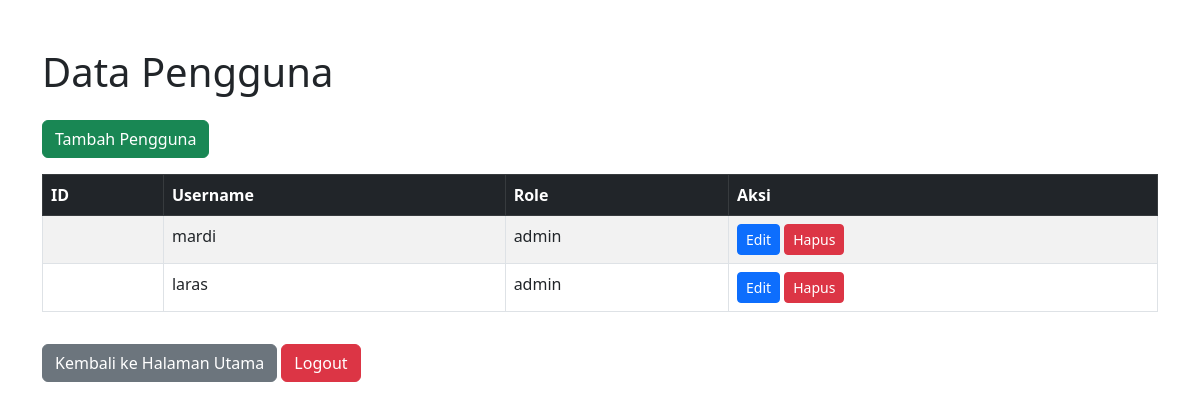
The app's page /datauser.php (signed in) with its own data.
### tables this page shows
CREATE TABLE `users` (
  `id_user` int(10) NOT NULL,
  `username` varchar(100) NOT NULL,
  `password` varchar(100) NOT NULL,
  `role` varchar(100) NOT NULL
);

### datauser.php (the view, shortened to what this page needs)
<?php
include 'koneksi.php';
$users_query = "SELECT * FROM users";
$users_result = mysqli_query($conn, $users_query);
?>
<!DOCTYPE html>
<html lang="id">
<head>
    <link href="https://cdn.jsdelivr.net/npm/bootstrap@5.3.0-alpha3/dist/css/bootstrap.min.css" rel="stylesheet">
</head>
<body>
    <div class="container mt-5">
        <h1 class="mb-4">Data Pengguna</h1>
        <button type="button" class="btn btn-success mb-3" data-bs-toggle="modal" data-bs-target="#addUserModal">
            Tambah Pengguna
        </button>
        <table class="table table-bordered table-striped">
            <thead class="table-dark">
                <tr>
                    <th>ID</th>
                    <th>Username</th>
                    <th>Role</th>
                    <th>Aksi</th>
                </tr>
            </thead>
            <tbody>
                <?php while ($user = mysqli_fetch_assoc($users_result)): ?>
                    <tr>
                        <td><?= htmlspecialchars($user['id']); ?></td>
                        <td><?= htmlspecialchars($user['username']); ?></td>
                        <td><?= htmlspecialchars($user['role']); ?></td>
                        <td>
                            <button type="button" class="btn btn-primary btn-sm" data-bs-toggle="modal" data-bs-target="#editUserModal<?= $user['id']; ?>">
                                Edit
                            </button>
                            <button type="button" class="btn btn-danger btn-sm" data-bs-toggle="modal" data-bs-target="#deleteUserModal<?= $user['id']; ?>">
                                Hapus
                            </button>
                        </td>
                    </tr>
                <?php endwhile; ?>
            </tbody>
        </table>
        <a href="data.php" class="btn btn-secondary mt-3">Kembali ke Halaman Utama</a>
        <a href="logout.php" class="btn btn-danger mt-3">Logout</a>
    </div>
</body>
</html>

### records on screen
users: username "mardi", role "admin"
users: username "laras", role "admin"
